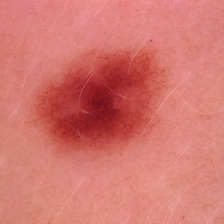
#> input picture train/benign/1011.jpg, 224 x 224 px; its folder holds only this picture in this run
$ jupyter execute --allow-errors Project.ipynb
#> lines starting #> are read from the running program, lines starting #| are printed output that depends on the picture
# Import all nercessary libraries

[cell 1]
import numpy as np
import matplotlib.image as mpimg
import matplotlib.pyplot as plt
import math
from skimage.transform import resize
from skimage import io
from sklearn import svm
import sklearn
from sklearn.decomposition import PCA

## getFeature function used to get features of an image

[cell 2]
##Inputs: img, the image to get features for. label, the class the img belongs to, note that class defaults to 0
def getFeature(img,label=0):
    img=resize(img, (27,27))
    Matrix=img.reshape(-1,3).reshape(1,-1)
    Matrix=np.append (Matrix,[label])
    return Matrix

## Metric function is used to calculate the distance of two vector points

[cell 3]
def metric(q):
    dist=np.sum((x_train[:,:-1]-q)**2,axis=1)
    return np.sqrt(dist)

## get data Fuction used to get images and represent them using it's fearture

[cell 4]
def getData(path1,path2):
#> called with path1 = 'train/benign/*.jpg', path2 = 'train/malignant/*.jpg'
    benign= io.imread_collection(path1)
#> benign = 1 item
    malignant = io.imread_collection(path2)
    data=[]
    for i in benign:
        data.append(getFeature(i))
#> this loop made 1 pass
#> after the loop, data = 1 item
    for i in malignant:
        data.append(getFeature(i,1))
    return data

## K- Nearest Neighbor Algorithm

[cell 5]
def kn(q,k):
    dista=metric(q)
    #sort
    idx=np.argsort(dista)
    dista=dista[idx]
    neigh=x_train[idx]

    return dista[:k],neigh[:k,-1].astype(int)

## Classifying function using KNN ouput

[cell 6]
def classify(q,k):
    d,l=kn(q,k)

    ones=np.count_nonzero(l==1)
    zeros=np.count_nonzero(l==0)

    if ones>zeros:
        return 1
    else:
        return 0

## get training data using the getData fucntion and preprocesss data

[cell 7]
path1train='train/benign/*.jpg'
path2train='train/malignant/*.jpg'
training=getData(path1train,path2train)
#> training = 1 item

## get testing data using the getData fucntion and preprocesss data

[cell 8]
path1test='test/benign/*.jpg'
path2test='test/malignant/*.jpg'
testing=getData(path1test,path2test)
#> the loop in getData (call 2), `for i in benign:` made 1 pass
#> testing = 1 item

## Get acccuracy for training and testing data

[cell 9]
def train_test(k):
    c=0
    for q in x_train:
        l=q[-1]
        q=q[:-1]

        p=classify(q,k)

        if p==l:
            c=c+1

    return c/len(x_train)
def test(k):
    c=0
    for q in x_test:
        l=q[-1]
        q=q[:-1]

        p=classify(q,k)

        if p==l:
            c=c+1

    return c/len(x_test)

## print accuracy for training data to pick best K

[cell 10]
x_train=np.array(training)
x_test=np.array(testing)

k_list=[3,5,7]
for i in k_list:
    acc=train_test(i)
    print("For K equals ",i," accuracy: ",acc)
#> this loop made 3 passes
#| For K equals  3  accuracy:  1.0
#| For K equals  5  accuracy:  1.0
#| For K equals  7  accuracy:  1.0

## Run KNN for best K which is 3

#> (a cell that did not finish here is left out)

## Append all ones as feature for bias term

[cell 12]
def append_ones(x):
    x = np.hstack((np.ones((x.shape[0],1)), x))
    return x

## Normalization parameters

[cell 13]
def normalization_parameters(x):
    mu = np.mean(x, axis=0)
#> mu = 2187 values, max 0.916 at index 33, min 0.0871 at index 1009, mean 0.58
    std = np.std(x, axis=0)
#> std = 2187 values from 0 to 0
    return mu, std

## Normalize features

[cell 14]
def normalize_features(x, mu, std):
    x = (x - mu) / (std + 1e-8)
    return x

## Logistic regression model

[cell 15]
def f(x, theta):
    y = 1.0/(1.0 + np.exp(-np.dot(x, theta)))
    return y

[cell 16]
def predict(x, theta, h, threshold=0.50):
    y = h(x, theta)
    y = (y>threshold) * 1
    return y

## Batch gradient descent learning

[cell 17]
def learn(x, y, theta, h, alpha = 0.1, epsilon=0.001, t_max=2000):
    t = 1
    J = []
    N = x.shape[0]
    while True:
        e = (h(x, theta) - y)
        J.append(1.0/(2*N) * np.sum(e**2))
        x_e = (x * e)
        theta_ = theta.copy()
        theta = theta - alpha * np.mean(x_e, axis=0)[:,np.newaxis]
        if t > t_max:
            break
        t = t + 1
    return theta, J

## Load data & learn the parameters of the model

[cell 18]
mu, std = normalization_parameters(x_train[:,:-1])
#> std = 2187 values from 0 to 0
x_train_norm = normalize_features(x_train[:,:-1], mu, std)
x_test_norm = normalize_features(x_test[:,:-1], mu, std)
x_train_norm_aug = append_ones(x_train_norm)
x_test_norm_aug = append_ones(x_test_norm)

[cell 19]
alpha = 0.01
y_train=x_train[:,-1].astype(int)
#> y_train = [0]
y_train=y_train[:,np.newaxis]
y_test=x_test[:,-1].astype(int)
#> y_test = [0]
y_test=y_test[:,np.newaxis]
theta_initial = np.zeros((x_train_norm_aug.shape[1],1))
#> theta_initial = 2188 values from 0 to 0
theta_learned, J = learn(x_train_norm_aug,y_train, theta_initial, f, alpha=alpha)
#> the loop in learn, `while True:` made 2001 passes
#> e on passes 1 to 3: [0.5], [0.499], [0.498]
#> after the loop in learn, `while True:`: J = 2001 values, max 0.125 at index 0, min 0.00137 at index 2000, mean 0.016; t = 2001; theta = 2188 values from -2.9 to 0
#> theta_learned = 2188 values from -2.9 to 0

## Plot the cost function

[cell 20]
plt.figure()
plt.plot(np.arange(len(J)), J)
plt.xlabel('epoch #')
plt.ylabel(r'$J(\Theta)$')
plt.title(r'$\alpha={:.4f}$'.format(alpha));
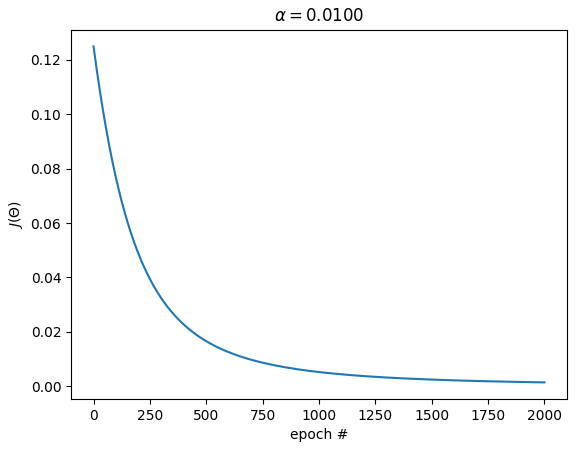
#> figure drawn by matplotlib, 1 panel; curve peaks at x = 0, y = 0.125

## Compute train and test Accuracy

[cell 21]
y_train_predicted = predict(x_train_norm_aug, theta_learned, f)
#> in predict, `y = h(x, theta)`: y = [0.0523]
#> in predict, `y = (y>threshold) * 1`: y = [0]
#> y_train_predicted = [0]
y_test_predicted = predict(x_test_norm_aug, theta_learned, f)
#> y_test_predicted = [0]

[cell 22]
def Acc(pred,act):
    cc=0
    for i in range(0, len(pred)):
        if(pred[i]==act[i]):
            cc+=1
    return cc/len(pred)

[cell 23]
sklearn.metrics.confusion_matrix(y_test,y_test_predicted)
#> Out = [1]

[cell 24]
print("Accuracy for training data = {:.3f}".format(Acc(y_train_predicted,y_train)))
#> the loop in Acc, `for i in range(0, len(pred)):` made 1 pass
#> after the loop in Acc, `for i in range(0, len(pred)):`: cc = 1
#| Accuracy for training data = 1.000
print("Accuracy for test data = {:.3f}".format(Acc(y_test_predicted,y_test)))
#> the loop in Acc (call 2), `for i in range(0, len(pred)):` made 1 pass
#| Accuracy for test data = 1.000

## Support vector machine
### Compute train and test Accuracy

[cell 25]
clf = svm.LinearSVC(dual = False)
#> (the rest of this cell did not finish here and is left out)

[cell 26]
sklearn.metrics.confusion_matrix(y_test,y_test_predicted)
#> Out = [1]

## Princle Componet Analysis
### dimention reduction

[cell 27]
pca=PCA(n_components=200)
#> (the rest of this cell did not finish here and is left out)

### Compute train and test Accuracy for SVM

#> (a cell that did not finish here is left out)

#> (a cell that did not finish here is left out)

[cell 30]
y_train_predicted = predict(x_train_norm_aug, theta_learned, f)
y_test_predicted = predict(x_test_norm_aug, theta_learned, f)

print("Accuracy for training data = {:.3f}".format(Acc(y_train_predicted,y_train)))
#| Accuracy for training data = 1.000
print("Accuracy for test data = {:.3f}".format(Acc(y_test_predicted,y_test)))
#| Accuracy for test data = 1.000

[cell 31]
sklearn.metrics.confusion_matrix(y_test,y_test_predicted)
#> Out = [1]


$ run again, on train/benign/1150.jpg
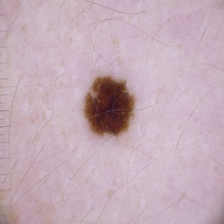
#> input picture train/benign/1150.jpg, 224 x 224 px
#> benign = 1 item
#> the loop in getData, `for i in benign:` made 1 pass
#> pass 1, in getFeature, `img=resize(img, (27,27))`:
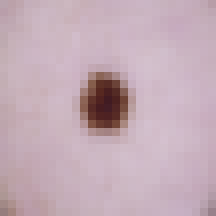
#> img: shape (27, 27, 3) float64 (shown 8 times larger); mean of channels 0, 1, 2 0.769, 0.676, 0.718; drawn as R, G, B
#> the loop in getData (call 2), `for i in benign:` made 1 pass
#> the loop `for i in k_list:` made 3 passes
#| For K equals  3  accuracy:  1.0
#| For K equals  5  accuracy:  1.0
#| For K equals  7  accuracy:  1.0
#> in normalization_parameters, `mu = np.mean(x, axis=0)`: mu = 2187 values, max 0.831 at index 1437, min 0.109 at index 1012, mean 0.721
#> in normalization_parameters, `std = np.std(x, axis=0)`: std = 2187 values from 0 to 0
#> y_train = [0]
#> the loop in learn, `while True:` made 2001 passes
#> e on passes 1 to 3: [0.5], [0.499], [0.498]
#> after the loop in learn, `while True:`: J = 2001 values, max 0.125 at index 0, min 0.00137 at index 2000, mean 0.016; t = 2001; theta = 2188 values from -2.9 to 0
#> in predict, `y = h(x, theta)`: y = [0.0523]
#> in predict, `y = (y>threshold) * 1`: y = [0]
#> `sklearn.metrics.confusion_matrix(y_test,y_test_predicted)`: Out = [1]
#> the loop in Acc, `for i in range(0, len(pred)):` made 1 pass
#> after the loop in Acc, `for i in range(0, len(pred)):`: cc = 1
#| Accuracy for training data = 1.000
#> the loop in Acc (call 2), `for i in range(0, len(pred)):` made 1 pass
#| Accuracy for test data = 1.000
#> `sklearn.metrics.confusion_matrix(y_test,y_test_predicted)`: Out = [1]
#| Accuracy for training data = 1.000
#| Accuracy for test data = 1.000

$ run again, on train/benign/1161.jpg
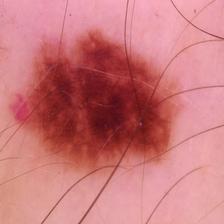
#> input picture train/benign/1161.jpg, 224 x 224 px
#> benign = 1 item
#> the loop in getData, `for i in benign:` made 1 pass
#> pass 1, in getFeature, `img=resize(img, (27,27))`:
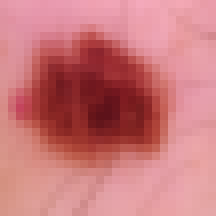
#> img: shape (27, 27, 3) float64 (shown 8 times larger); mean of channels 0, 1, 2 0.795, 0.472, 0.485; drawn as R, G, B
#> the loop in getData (call 2), `for i in benign:` made 1 pass
#> the loop `for i in k_list:` made 3 passes
#| For K equals  3  accuracy:  1.0
#| For K equals  5  accuracy:  1.0
#| For K equals  7  accuracy:  1.0
#> in normalization_parameters, `mu = np.mean(x, axis=0)`: mu = 2187 values, max 0.957 at index 51, min 0.0715 at index 1171, mean 0.584
#> in normalization_parameters, `std = np.std(x, axis=0)`: std = 2187 values from 0 to 0
#> y_train = [0]
#> the loop in learn, `while True:` made 2001 passes
#> e on passes 1 to 3: [0.5], [0.499], [0.498]
#> after the loop in learn, `while True:`: J = 2001 values, max 0.125 at index 0, min 0.00137 at index 2000, mean 0.016; t = 2001; theta = 2188 values from -2.9 to 0
#> in predict, `y = h(x, theta)`: y = [0.0523]
#> in predict, `y = (y>threshold) * 1`: y = [0]
#> `sklearn.metrics.confusion_matrix(y_test,y_test_predicted)`: Out = [1]
#> the loop in Acc, `for i in range(0, len(pred)):` made 1 pass
#> after the loop in Acc, `for i in range(0, len(pred)):`: cc = 1
#| Accuracy for training data = 1.000
#> the loop in Acc (call 2), `for i in range(0, len(pred)):` made 1 pass
#| Accuracy for test data = 1.000
#> `sklearn.metrics.confusion_matrix(y_test,y_test_predicted)`: Out = [1]
#| Accuracy for training data = 1.000
#| Accuracy for test data = 1.000

$ run again, on train/benign/1028.jpg
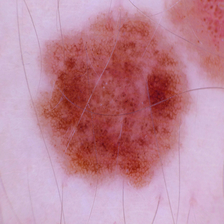
#> input picture train/benign/1028.jpg, 224 x 224 px
#> benign = 1 item
#> the loop in getData, `for i in benign:` made 1 pass
#> pass 1, in getFeature, `img=resize(img, (27,27))`:
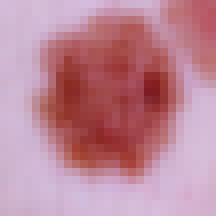
#> img: shape (27, 27, 3) float64 (shown 8 times larger); mean of channels 0, 1, 2 0.746, 0.532, 0.598; drawn as R, G, B
#> the loop in getData (call 2), `for i in benign:` made 1 pass
#> the loop `for i in k_list:` made 3 passes
#| For K equals  3  accuracy:  1.0
#| For K equals  5  accuracy:  1.0
#| For K equals  7  accuracy:  1.0
#> in normalization_parameters, `mu = np.mean(x, axis=0)`: mu = 2187 values, max 0.869 at index 35, min 0.111 at index 946, mean 0.625
#> in normalization_parameters, `std = np.std(x, axis=0)`: std = 2187 values from 0 to 0
#> y_train = [0]
#> the loop in learn, `while True:` made 2001 passes
#> e on passes 1 to 3: [0.5], [0.499], [0.498]
#> after the loop in learn, `while True:`: J = 2001 values, max 0.125 at index 0, min 0.00137 at index 2000, mean 0.016; t = 2001; theta = 2188 values from -2.9 to 0
#> in predict, `y = h(x, theta)`: y = [0.0523]
#> in predict, `y = (y>threshold) * 1`: y = [0]
#> `sklearn.metrics.confusion_matrix(y_test,y_test_predicted)`: Out = [1]
#> the loop in Acc, `for i in range(0, len(pred)):` made 1 pass
#> after the loop in Acc, `for i in range(0, len(pred)):`: cc = 1
#| Accuracy for training data = 1.000
#> the loop in Acc (call 2), `for i in range(0, len(pred)):` made 1 pass
#| Accuracy for test data = 1.000
#> `sklearn.metrics.confusion_matrix(y_test,y_test_predicted)`: Out = [1]
#| Accuracy for training data = 1.000
#| Accuracy for test data = 1.000
